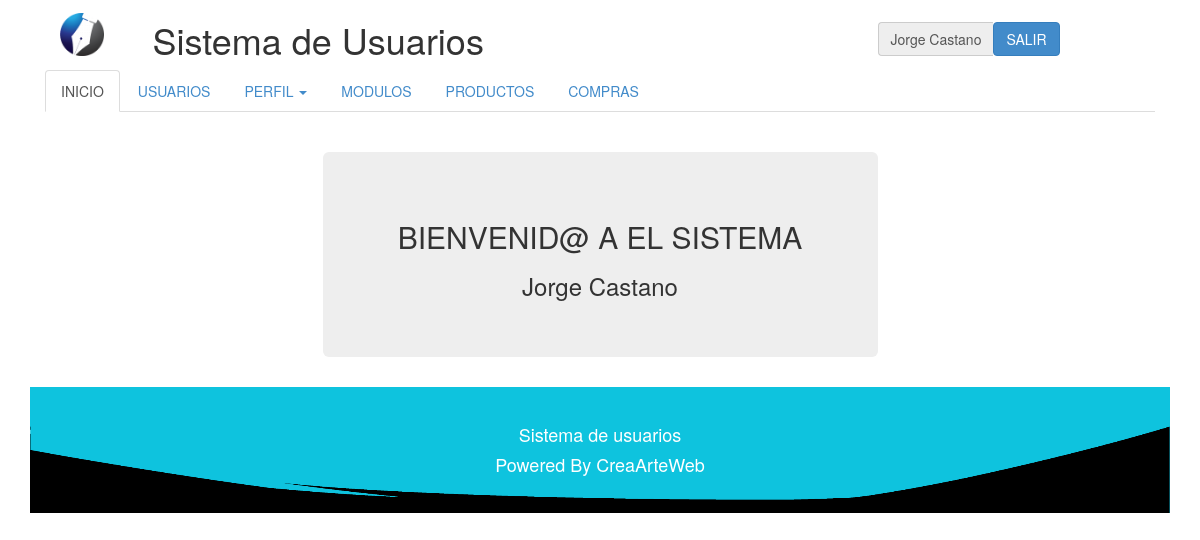
The app's page /php/lib/home.php (signed in) with its own data.
### tables this page shows
CREATE TABLE IF NOT EXISTS `modulo` (
  `codigomodulo` int(10) NOT NULL,
  `descripcion` varchar(40) NOT NULL,
  `ruta` varchar(40) NOT NULL,
  `tipo` int(2) NOT NULL COMMENT '1-normal, 2-submenu, 3-principal submenu'
);

### php/lib/session.php (called while the page is built, shortened)
<?php
	include("../class/Usuario.php");
	include("../class/Modulo.php");
	if (!isset($_SESSION["iniciada"]))
	{
		header( "location:../lib/logout.php" );
	}
	else
	{
		$miUsuario = unserialize( $_SESSION['miUsuario'] );
	}
?>

### php/class/Usuario.php (called while the page is built, shortened)
<?php
	class Usuario
	{
		private $perfil;
		function getPerfil()
		{
			return $this->perfil;
		}
	}
?>

### php/class/Modulo.php (called while the page is built, shortened)
<?php
	class Modulo
	{
		var $conexion;
		function setConexion ( $conexion )
		{
			$this -> conexion = $conexion;
		}
		function consultarUnModulo( $id )
		{
			$query = "SELECT *
					FROM modulo
					WHERE codigomodulo=$id";
			$this -> conexion -> conectar();
			$this -> conexion -> consultarRegistro( $query );
			$matrix = $this -> conexion->getMatrix();
			return $matrix;
		}
		function consultarModulosPerfil( $perfil )
		{
			$query = "SELECT * FROM perfilmodulo WHERE codigoperfil = '$perfil' ORDER BY codigomodulo";
			$this -> conexion -> conectar();
			$this -> conexion -> consultarRegistro( $query );
			$matrix = $this -> conexion->getMatrix();
			return $matrix;
		}
		function consultarSubmodulosRecursos( )
		{
			$query = "SELECT * FROM modulo WHERE tipo = 2 ORDER BY codigomodulo";
			$this -> conexion -> conectar();
			$this -> conexion -> consultarRegistro( $query );
			$matrix = $this -> conexion->getMatrix();
			return $matrix;
		}
	}
?>

### php/lib/conexion.php (called while the page is built, shortened)
<?php
	class Conexion
	{
		private $servidor;
		private $usuario;
		private $enlace;
		private $consulta;
		function Conexion( $servidor, $bd, $usuario, $pass )
		{
			$this->servidor = $servidor;
			$this->bd = $bd;
			$this->usuario = $usuario;
		}
		function conectar()
		{
			$this->enlace = mysql_connect( $this->servidor, $this->usuario);
		}
		function consultarRegistro( $query )
		{
			$this->consulta = mysql_query( $query, $this->enlace );
		}
		function getMatrix()
		{
			$matrix = array();
			while( $row = mysql_fetch_array( $this->consulta ) )
			{
				$matrix[] = $row;
			}
			return $matrix;
		}
	}
?>

### php/lib/menu.php (the view, shortened to what this page needs)
<ul class="nav nav-tabs">
	<li class="active">
		<a href="#">INICIO</a>
	</li>
	<?php
		$miModulo = new Modulo( "", "", "", "" );
		$miModulo -> setConexion( $conexion );
		$modulosPerfil = $miModulo -> consultarModulosPerfil( $miUsuario->getPerfil() );
		if( $modulosPerfil )
		foreach( $modulosPerfil as $moduloP )
		{
			$modulo = $miModulo->consultarUnModulo( $moduloP[2] );
			if( $modulo )
			foreach( $modulo as $modulo2 )
			{
				if( $modulo2['3'] == 1  )
				{
					echo "<li class='divider-vertical'><a href='".$modulo2['2']."'>".$modulo2['1']."</a></li>";
				}
				if( $modulo2['3'] == 3  )
				{
					echo
						"<li class='dropdown' id='menu1'>
							<a class='dropdown-toggle' data-toggle='dropdown' href='#menu1'>".$modulo2['1']."
								<b class='caret'></b>
							</a>
						<ul class='dropdown-menu'>
							<li><a href='".$modulo2['2']."'>".$modulo2['1']."</a></li>";
							echo"
						</ul>
					</li>";
				}
			}
		}
	?>
</ul>

### records on screen
modulo: descripcion "USUARIOS"
modulo: descripcion "PERFIL"
modulo: descripcion "MODULOS"
modulo: descripcion "PRODUCTOS"
modulo: descripcion "COMPRAS"

### other values on screen
$miUsuario -> getNombre() "Jorge"
$miUsuario -> getApellido() "Castano"
$miUsuario->getNombre() "Jorge"
$miUsuario->getApellido() "Castano"
